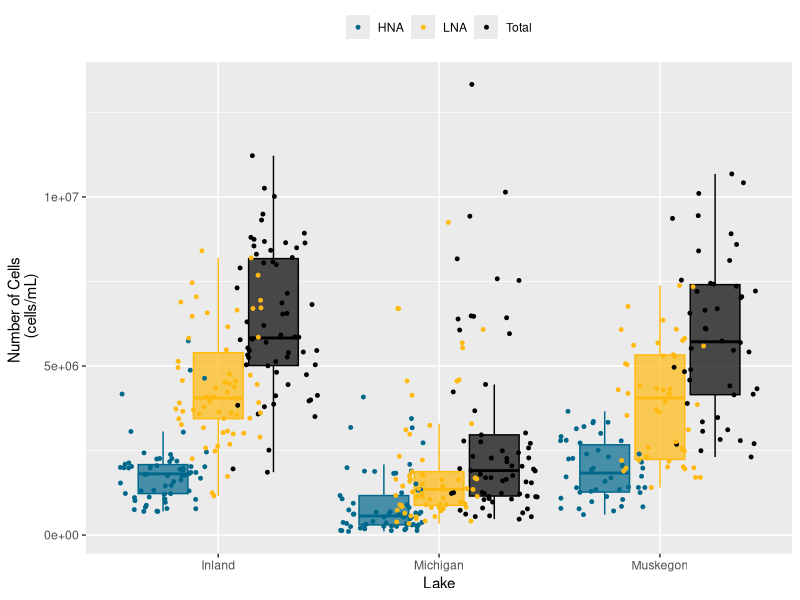
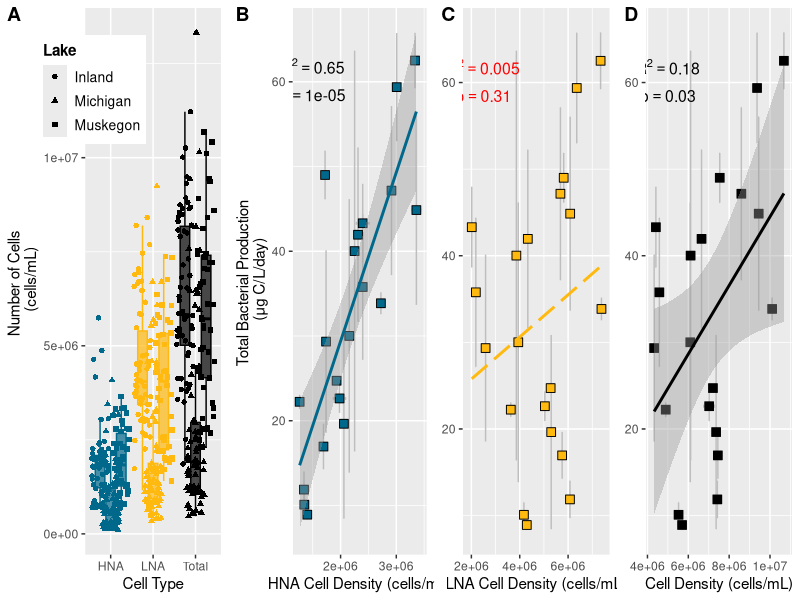
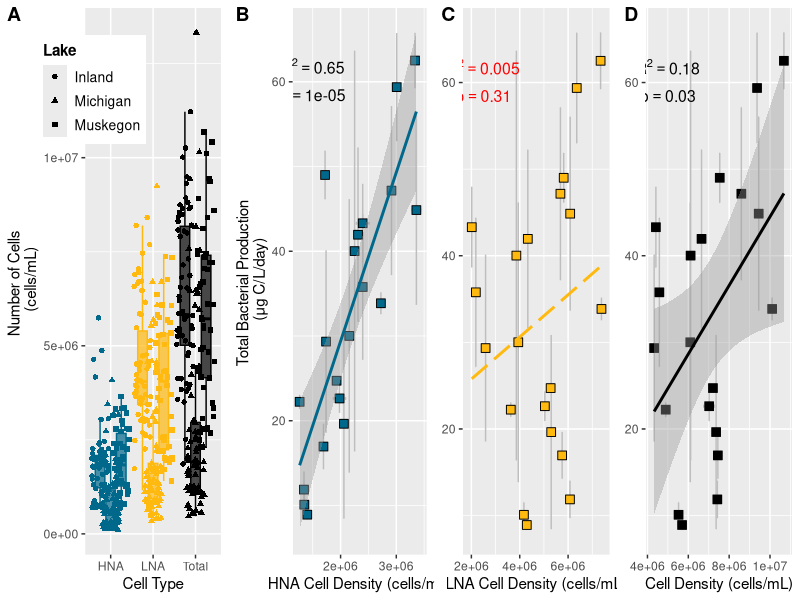
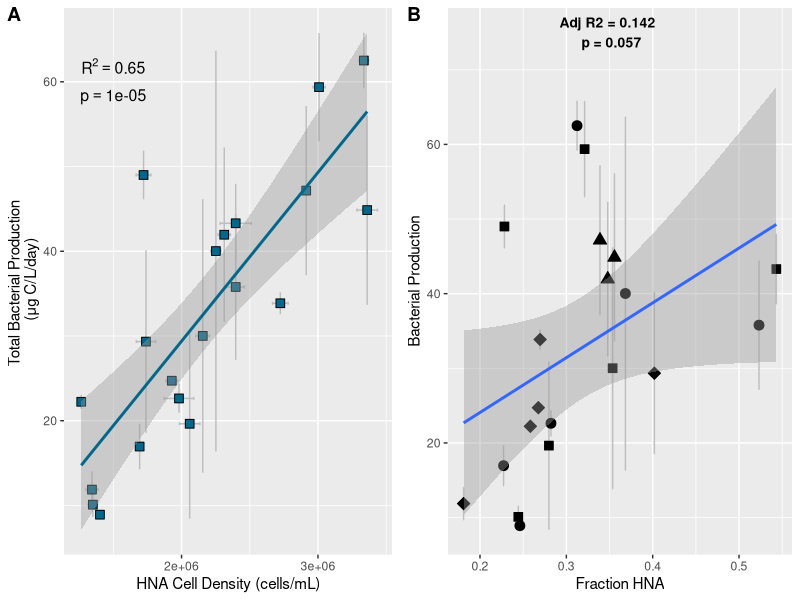

The R source for these figures, in order:
# February 22th, 2018 
# Marian L Schmidt 

# Load libraries
library(dplyr)
library(tidyr)
library(ggplot2)
library(cowplot)

fcm_colors <- c(
  "HNA" = "deepskyblue4",
  "LNA" = "darkgoldenrod1",
  "Total" = "black")

# Read in the data 
raw_data <- read.table(file="data/Chloroplasts_removed/old/nochloro_HNA_LNA.tsv", header = TRUE)  %>%
  # Create matching column to go with Muskegon productivity data
  mutate(norep_filter_name = paste(substr(Sample_16S,1,4), substr(Sample_16S,6,9), sep = "")) %>%
  arrange(norep_filter_name)

# Subset out only the Muskegon and Surface samples 
muskegon_data <- raw_data %>%
  dplyr::filter(Lake == "Muskegon" & Depth == "Surface") %>%
  dplyr::select(norep_filter_name)


# Load in the productivity data
production <- read.csv(file="data/production_data.csv", header = TRUE) %>%    
  dplyr::filter(fraction == "Free" & limnion == "Surface") %>%                         # Select only rows that are free-living
  dplyr::select(names, tot_bacprod, SD_tot_bacprod) %>%         # Select relevant columns for total productivity
  mutate(tot_bacprod = round(tot_bacprod, digits = 2),          # Round to 2 decimals
         SD_tot_bacprod = round(SD_tot_bacprod, digits = 2) ) %>%      
  dplyr::rename(norep_filter_name = names) %>%                  # Rename to match other data frame
  arrange(norep_filter_name)

# Stop if the names do not match
stopifnot(muskegon_data$norep_filter_name == production$norep_filter_name)

# Combine the two muskegon data frames into one
combined_data <- left_join(muskegon_data, production, by = "norep_filter_name")

# Merge the combined data back into the original data frame (data)
data <- left_join(raw_data, combined_data, by = "norep_filter_name")

# Write out the file 
#write.table(data, file="data/Chloroplasts_removed/productivity_data.tsv", row.names=TRUE)

###### SUBSET MUSKEGON ONLY
muskegon <- dplyr::filter(data, Lake == "Muskegon" & Depth == "Surface") %>%
  mutate(Site = factor(Site, levels = c("MOT", "MDP", "MBR", "MIN"))) %>%
  filter(tot_bacprod < 90)

#############
#############
# Number of Cells in Muskegon
musk_cells <- muskegon %>%
  dplyr::select(1:4, Season:Depth) %>%
  rename(Total = Total.cells, HNA = HNA.cells, LNA = LNA.cells) %>%
  gather(key = FCM_type, value = num_cells, Total:LNA) 

df_cells <- data %>%
  dplyr::select(1:4, Lake, Season:Depth) %>%
  rename(Total = Total.cells, HNA = HNA.cells, LNA = LNA.cells) %>%
  gather(key = FCM_type, value = num_cells, Total:LNA)
  
stats_cells <- df_cells %>%
  group_by(Lake, FCM_type) %>%
  summarise(count = n(),
            mean_cells = mean(num_cells),
            median_cells = median(num_cells))

proportionHNA_plot <- 
  df_cells %>%
  dplyr::select(samples, Lake, FCM_type, num_cells) %>%
  spread(FCM_type, num_cells) %>%
  mutate(prop_HNA = HNA/Total * 100,
         prop_LNA = LNA/Total * 100) %>%
  dplyr::select(Lake, prop_HNA, prop_LNA) %>%
  rename(HNA = prop_HNA, LNA = prop_LNA) %>%
  gather(key = fcm_type, value = Percentage, HNA:LNA) %>%
  ggplot(aes(x = Lake, y = Percentage, color = fcm_type, fill = fcm_type)) +
    facet_grid(~fcm_type) + ylab("Percentage of Total Cells") +
    geom_boxplot(alpha = 0.5, outlier.shape = NA) +
    geom_jitter(alpha = 0.9) +
    scale_color_manual(values = fcm_colors) +
    scale_fill_manual(values = fcm_colors) + 
    theme(legend.position = "none")
  

df_cells %>%
  dplyr::select(samples, Lake, FCM_type, num_cells) %>%
  spread(FCM_type, num_cells) %>%
  mutate(prop_HNA = HNA/Total * 100,
         prop_LNA = LNA/Total * 100) %>%
  dplyr::select(Lake, prop_HNA, prop_LNA) %>%
  group_by(Lake) %>%
  summarize(mean_prop_HNA = mean(prop_HNA),
            mean_prop_LNA = mean(prop_LNA))

# More 
#filter(stats_cells, FCM_type == "Total")


cells_boxplot <- 
  ggplot(df_cells, 
         aes(x = FCM_type, y = num_cells, fill = FCM_type, color = FCM_type, shape = Lake)) + 
  geom_boxplot(alpha = 0.7, outlier.shape = NA, show.legend = FALSE) +
  geom_point(size = 1.5, position = position_jitterdodge()) + 
  scale_fill_manual(values = fcm_colors, guide = "none") + 
  scale_color_manual(values = fcm_colors, guide = "none") + 
  labs(y = "Number of Cells \n (cells/mL)", x = "Cell Type") +
  theme(legend.position = c(0.04, 0.85))

ggplot(df_cells, 
       aes(x = Lake, y = num_cells, fill = FCM_type, color = FCM_type)) + 
  geom_boxplot(alpha = 0.7, outlier.shape = NA, show.legend = FALSE) +
  geom_point(size = 1, position = position_jitterdodge()) + 
  #facet_grid(FCM_type~., scales = "free") + 
  scale_fill_manual(values = fcm_colors, guide = "none") + 
  scale_color_manual(values = fcm_colors) + 
  scale_y_continuous(labels = function(x) format(x, scientific = TRUE)) +
  labs(y = "Number of Cells \n (cells/mL)", x = "Lake") +
  theme(legend.position = "top", legend.title = element_blank())

#ggsave(filename = "data/Chloroplasts_removed/HNA-LNA-lakes.png", 
#       width = 4, height = 3.5, units = "in", dpi = 500)



####################################################################################
####################################################################################
########################  Analysis of HNA/LNA/Total Cells vs Total Productivity
# 1. Run the linear model 
lm_HNA <- lm(tot_bacprod ~ HNA.cells, data = muskegon)

## 2. Extract the R2 and p-value from the linear model: 
lm_HNA_stats <- paste("atop(R^2 ==", round(summary(lm_HNA)$adj.r.squared, digits = 2), ",",
                                    "p ==", round(unname(summary(lm_HNA)$coefficients[,4][2]), digits = 5), ")")

# 3. Plot it
HNA_vs_prod <- ggplot(muskegon, aes(x = HNA.cells, y = tot_bacprod)) + 
  geom_errorbarh(aes(xmin = HNA.cells - HNA.sd, xmax = HNA.cells + HNA.sd), color = "grey") + 
  geom_errorbar(aes(ymin = tot_bacprod - SD_tot_bacprod, max = tot_bacprod + SD_tot_bacprod), color = "grey") + 
  geom_point(size = 3, shape = 22, fill = "deepskyblue4") + 
  geom_smooth(method = "lm", color = "deepskyblue4") + 
  labs(y = "Total Bacterial Production \n (μg C/L/day)", x = "HNA Cell Density (cells/mL)") +
  scale_x_continuous(labels = function(x) format(x, scientific = TRUE), 
                     breaks = c(2e+06, 3e+06)) +
  annotate("text", x=1.5e+06, y=60, label=lm_HNA_stats, parse = TRUE, color = "black", size = 4) 


# 1. Run the linear model 
lm_LNA <- lm(tot_bacprod ~ LNA.cells, data = muskegon)

## 2. Extract the R2 and p-value from the linear model: 
lm_LNA_stats <- paste("atop(R^2 ==", round(summary(lm_LNA)$adj.r.squared, digits = 3), ",",
                      "p ==", round(unname(summary(lm_LNA)$coefficients[,4][2]), digits = 2), ")")

# 3. Plot it
LNA_vs_prod <- ggplot(muskegon, aes(x = LNA.cells, y = tot_bacprod)) + 
  geom_errorbarh(aes(xmin = LNA.cells - LNA.sd, xmax = LNA.cells + LNA.sd), color = "grey") + 
  geom_errorbar(aes(ymin = tot_bacprod - SD_tot_bacprod, max = tot_bacprod + SD_tot_bacprod), color = "grey") + 
  geom_point(size = 3, shape = 22, fill = "darkgoldenrod1") + 
  labs(y = "Total Bacterial Production \n (μg C/L/day)", x = "LNA Cell Density (cells/mL)") +
  geom_smooth(method = "lm", se = FALSE, linetype = "longdash", color = "darkgoldenrod1") + 
  annotate("text", x=2.5e+06, y=60, label=lm_LNA_stats, parse = TRUE, color = "red", size = 4) 



# 1. Run the linear model 
lm_total <- lm(tot_bacprod ~ Total.cells, data = muskegon)

## 2. Extract the R2 and p-value from the linear model: 
lm_total_stats <- paste("atop(R^2 ==", round(summary(lm_total)$adj.r.squared, digits = 2), ",",
                      "p ==", round(unname(summary(lm_total)$coefficients[,4][2]), digits = 2), ")")

# 3. Plot it 
Total_vs_prod <- ggplot(muskegon, aes(x = Total.cells, y = tot_bacprod)) + 
  geom_errorbarh(aes(xmin = Total.cells - Total.count.sd, xmax = Total.cells + Total.count.sd), color = "grey") + 
  geom_errorbar(aes(ymin = tot_bacprod - SD_tot_bacprod, max = tot_bacprod + SD_tot_bacprod), color = "grey") + 
  scale_shape_manual(values = c(21, 22, 23, 24)) +
  geom_point(size = 3, shape = 22, fill = "black") + 
  labs(y = "Total Bacterial Production \n (μg C/L/day)", x = "Cell Density (cells/mL)") +
  geom_smooth(method = "lm", color = "black") + 
  #geom_smooth(method = "lm", se = FALSE, linetype = "longdash", color = "red") + 
  annotate("text", x=5e+06, y=60, label=lm_total_stats, parse = TRUE, color = "black", size = 4) 


# Put all three plots together into one 
totprod_plots <- plot_grid(cells_boxplot + theme(legend.text = element_text(size = 10),
                                                 legend.title = element_text(size = 11, face = "bold")),
                           HNA_vs_prod + theme(legend.position = "none"), 
                           LNA_vs_prod + theme(axis.title.y = element_blank(), legend.position = "none"), 
                           Total_vs_prod + theme(axis.title.y = element_blank(), legend.position = "none"), 
          labels = c("A", "B", "C", "D"), 
          ncol = 4, rel_widths = c(1, 0.9, 0.8, 0.8))

totprod_plots

## Plot the fraction of HNA
fmusk <- muskegon %>% mutate(fHNA = HNA.cells/Total.cells)

lm_fHNA <- lm(tot_bacprod ~ fHNA, data = fmusk)

fHNA_vs_prod <- ggplot(fmusk, aes(x = fHNA, y = tot_bacprod)) + 
  geom_errorbar(aes(ymin = tot_bacprod - SD_tot_bacprod, max = tot_bacprod + SD_tot_bacprod), color = "grey") + 
  scale_shape_manual(values = c(21, 22, 23, 24)) + 
  geom_point(size = 3, aes(shape = Site), fill = "black") + 
  geom_smooth(method = "lm") + 
  ylab("Bacterial Production") + xlab("Fraction HNA") +
  annotate("text", x = 0.35, y=75, color = "black", fontface = "bold", size = 3.5,
           label = paste("Adj R2 =", round(summary(lm_fHNA)$adj.r.squared, digits = 3), "\n", 
                         "p =", round(unname(summary(lm_fHNA)$coefficients[,4][2]), digits = 3)))

# Save the plot to a file to call in the README
ggsave(plot = totprod_plots, 
       filename = "data/Chloroplasts_removed/HNA_vs_productivity.png", 
       width = 14, height = 4, units = "in", dpi = 500)


fHNA_comparison <- plot_grid(HNA_vs_prod + theme(legend.position = "none"), 
          fHNA_vs_prod + theme(legend.position = "none"),
          labels = c("A", "B"), ncol = 2) 

ggsave(plot = fHNA_comparison, 
       filename = "data/Chloroplasts_removed/fHNA_vs_productivity.png", 
       width = 6, height = 3, units = "in", dpi = 500)
